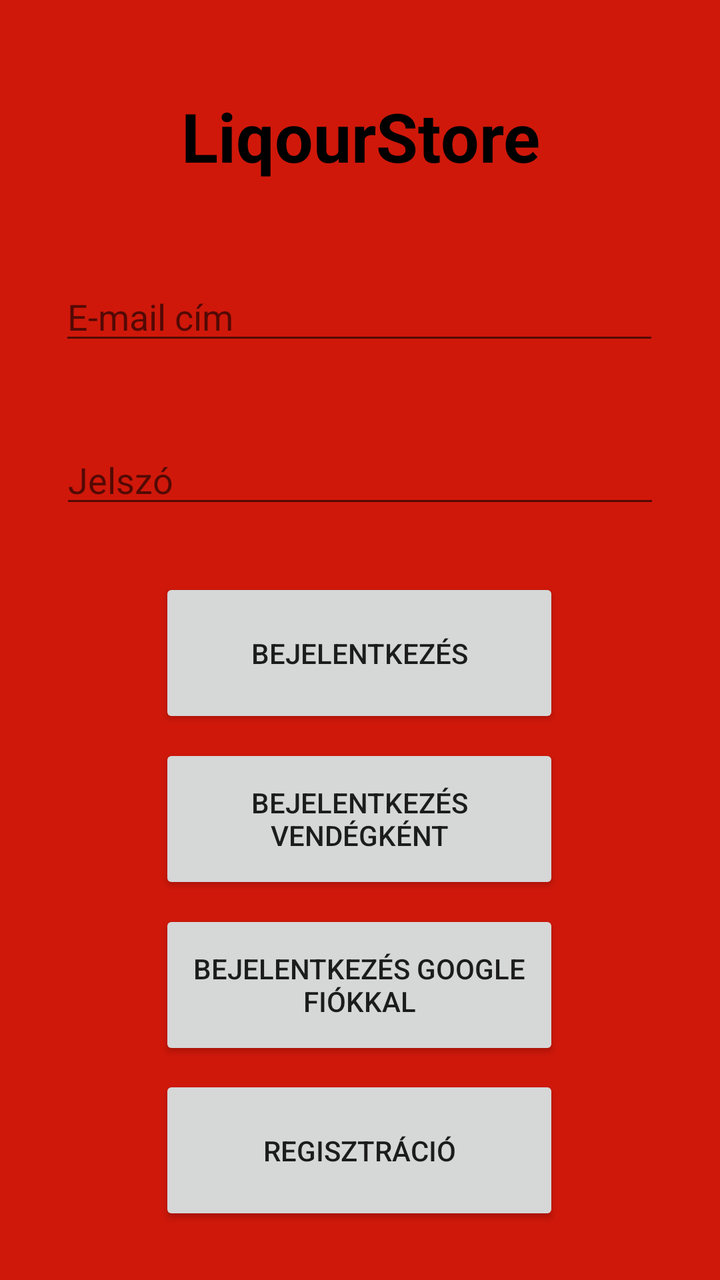
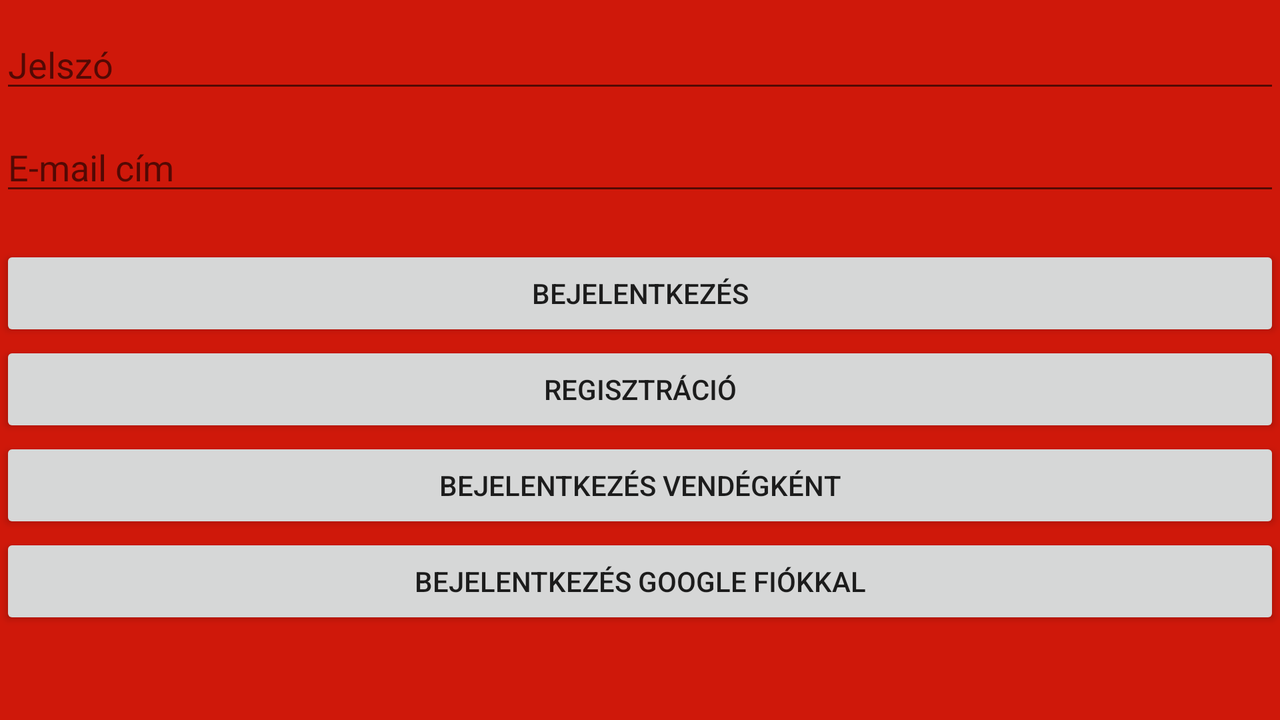

The same Android screen from two of the app's own layout files: first res/layout/ as a phone draws it, then the author's variant for another configuration, drawn on a device whose configuration selects that folder. Both files follow.
<!-- AndroidManifest.xml: application theme Theme.LiqourStore -->
<!-- res/layout/activity_main.xml -->
<?xml version="1.0" encoding="utf-8"?>
<androidx.constraintlayout.widget.ConstraintLayout xmlns:android="http://schemas.android.com/apk/res/android"
    xmlns:app="http://schemas.android.com/apk/res-auto"
    xmlns:tools="http://schemas.android.com/tools"
    android:layout_width="match_parent"
    android:layout_height="match_parent"
    android:background="@color/red"
    tools:context=".MainActivity">

    <TextView
        android:id="@+id/liqourStoreTextView"
        android:layout_width="match_parent"
        android:layout_height="wrap_content"
        android:layout_alignParentStart="true"
        android:layout_alignParentEnd="true"
        android:text="@string/liqourStore"
        android:textAlignment="center"
        android:textAppearance="@style/ItemDetailText"
        android:textColor="#000000"
        android:textSize="34sp"
        android:textStyle="bold"
        app:layout_constraintBottom_toTopOf="@+id/editTextUserName"
        app:layout_constraintTop_toTopOf="parent" />

    <EditText
        android:id="@+id/editTextUserName"
        android:layout_width="300dp"
        android:layout_height="wrap_content"
        android:ems="10"
        android:hint="@string/name"
        android:inputType="text"
        app:layout_constraintBottom_toBottomOf="parent"
        app:layout_constraintEnd_toEndOf="parent"
        app:layout_constraintHorizontal_bias="0.495"
        app:layout_constraintStart_toStartOf="parent"
        app:layout_constraintTop_toTopOf="parent"
        app:layout_constraintVertical_bias="0.227" />

    <EditText
        android:id="@+id/editTextPassword"
        android:layout_width="300dp"
        android:layout_height="wrap_content"
        android:layout_marginBottom="150dp"
        android:ems="10"
        android:hint="@string/password"
        android:inputType="textPassword"
        app:layout_constraintBottom_toBottomOf="parent"
        app:layout_constraintEnd_toEndOf="parent"
        app:layout_constraintStart_toStartOf="parent"
        app:layout_constraintTop_toBottomOf="@+id/editTextUserName"
        app:layout_constraintVertical_bias="0.149" />

    <Button
        android:id="@+id/loginButton"
        android:layout_width="200dp"
        android:layout_height="75dp"
        android:onClick="login"
        android:text="@string/login"
        app:layout_constraintBottom_toBottomOf="parent"
        app:layout_constraintEnd_toEndOf="parent"
        app:layout_constraintHorizontal_bias="0.497"
        app:layout_constraintStart_toStartOf="parent"
        app:layout_constraintTop_toBottomOf="@+id/editTextPassword"
        app:layout_constraintVertical_bias="0.098" />

    <Button
        android:id="@+id/registerButton"
        android:layout_width="200dp"
        android:layout_height="75dp"
        android:onClick="register"
        android:text="@string/registration"
        app:layout_constraintBottom_toBottomOf="parent"
        app:layout_constraintEnd_toEndOf="parent"
        app:layout_constraintHorizontal_bias="0.497"
        app:layout_constraintStart_toStartOf="parent"
        app:layout_constraintTop_toBottomOf="@+id/googleSignInButton"
        app:layout_constraintVertical_bias="0.216" />

    <Button
        android:id="@+id/guestLoginButton"
        android:layout_width="200dp"
        android:layout_height="75dp"
        android:layout_marginTop="8dp"
        android:onClick="loginAsGuest"
        android:text="Bejelentkezés vendégként"
        app:layout_constraintEnd_toEndOf="parent"
        app:layout_constraintHorizontal_bias="0.497"
        app:layout_constraintStart_toStartOf="parent"
        app:layout_constraintTop_toBottomOf="@+id/loginButton"
        tools:ignore="OnClick" />

    <Button
        android:id="@+id/googleSignInButton"
        android:layout_width="200dp"
        android:layout_height="75dp"
        android:layout_marginTop="8dp"
        android:onClick="loginWithGoogle"
        android:text="Bejelentkezés google fiókkal"
        app:layout_constraintEnd_toEndOf="parent"
        app:layout_constraintHorizontal_bias="0.497"
        app:layout_constraintStart_toStartOf="parent"
        app:layout_constraintTop_toBottomOf="@+id/guestLoginButton" />

</androidx.constraintlayout.widget.ConstraintLayout>
<!-- resources referenced by this layout -->
<resources>
  <color name="red">#CF180A</color>
  <string name="liqourStore">LiqourStore</string>
  <string name="login">Bejelentkezés</string>
  <string name="name">E-mail cím</string>
  <string name="password">Jelszó</string>
  <string name="registration">Regisztráció</string>
  <style name="ItemDetailText" parent="TextAppearance.AppCompat.Subhead" />
  <style name="Theme.LiqourStore" parent="Theme.MaterialComponents.DayNight.DarkActionBar">
          
          <item name="colorPrimary">@color/purple_500</item>
          <item name="colorPrimaryVariant">@color/purple_700</item>
          <item name="colorOnPrimary">@color/white</item>
          
          <item name="colorSecondary">@color/teal_200</item>
          <item name="colorSecondaryVariant">@color/teal_700</item>
          <item name="colorOnSecondary">@color/black</item>
          
          <item name="android:statusBarColor" tools:targetApi="l">?attr/colorPrimaryVariant</item>
          
      </style>
  <color name="purple_500">#4C169A</color>
  <color name="purple_700">#6277FF</color>
  <color name="white">#FFFFFFFF</color>
  <color name="teal_200">#FF03DAC5</color>
  <color name="teal_700">#FF018786</color>
  <color name="black">#FF000000</color>
</resources>
<!-- res/layout-land/activity_main.xml (the author's variant of the layout above) -->
<!-- drawn on the phone turned sideways -->
<?xml version="1.0" encoding="utf-8"?>
<LinearLayout
    xmlns:android="http://schemas.android.com/apk/res/android"
    xmlns:app="http://schemas.android.com/apk/res-auto"
    xmlns:tools="http://schemas.android.com/tools"
    android:layout_width="match_parent"
    android:layout_height="match_parent"
    android:orientation="vertical"
    android:background="@color/red"
    tools:context=".MainActivity">

    <EditText
        android:id="@+id/editTextPassword"
        android:layout_width="match_parent"
        android:layout_height="wrap_content"
        android:ems="10"
        android:hint="@string/password"
        android:inputType="textPassword"
        android:layout_marginTop="10dp"
        tools:layout_editor_absoluteX="16dp" />

    <EditText
        android:id="@+id/editTextUserName"
        android:layout_width="match_parent"
        android:layout_height="wrap_content"
        android:ems="10"
        android:layout_marginTop="10dp"
        android:hint="@string/name"
        android:inputType="text" />

    <Button
        android:id="@+id/loginButton"
        android:layout_width="match_parent"
        android:layout_height="wrap_content"
        android:text="@string/login"
        android:onClick="login"
        android:layout_marginTop="20dp"
        app:layout_constraintVertical_bias="0.078" />

    <Button
        android:id="@+id/registerButton"
        android:layout_width="match_parent"
        android:layout_height="wrap_content"
        android:onClick="register"
        android:text="@string/registration"
        app:layout_constraintTop_toBottomOf="@+id/googleSignInButton"
        app:layout_constraintVertical_bias="0.216" />

    <Button
        android:id="@+id/guestLoginButton"
        android:layout_width="match_parent"
        android:layout_height="wrap_content"
        android:onClick="loginAsGuest"
        android:text="Bejelentkezés vendégként"
        app:layout_constraintHorizontal_bias="0.497"
        app:layout_constraintTop_toBottomOf="@+id/loginButton"
        tools:ignore="OnClick" />

    <Button
        android:id="@+id/googleSignInButton"
        android:layout_width="match_parent"
        android:layout_height="wrap_content"
        android:onClick="loginWithGoogle"
        android:text="Bejelentkezés google fiókkal"
        app:layout_constraintHorizontal_bias="0.497"
        app:layout_constraintTop_toBottomOf="@+id/guestLoginButton" />
</LinearLayout>
<!-- resources referenced by the variant -->
<!-- as the phone turned sideways resolves them -->
<resources>
  <color name="red">#CF180A</color>
  <string name="login">Bejelentkezés</string>
  <string name="name">E-mail cím</string>
  <string name="password">Jelszó</string>
  <string name="registration">Regisztráció</string>
  <style name="Theme.LiqourStore" parent="Theme.MaterialComponents.DayNight.DarkActionBar">
          
          <item name="colorPrimary">@color/purple_500</item>
          <item name="colorPrimaryVariant">@color/purple_700</item>
          <item name="colorOnPrimary">@color/white</item>
          
          <item name="colorSecondary">@color/teal_200</item>
          <item name="colorSecondaryVariant">@color/teal_700</item>
          <item name="colorOnSecondary">@color/black</item>
          
          <item name="android:statusBarColor" tools:targetApi="l">?attr/colorPrimaryVariant</item>
          
      </style>
  <color name="purple_500">#4C169A</color>
  <color name="purple_700">#6277FF</color>
  <color name="white">#FFFFFFFF</color>
  <color name="teal_200">#FF03DAC5</color>
  <color name="teal_700">#FF018786</color>
  <color name="black">#FF000000</color>
</resources>
